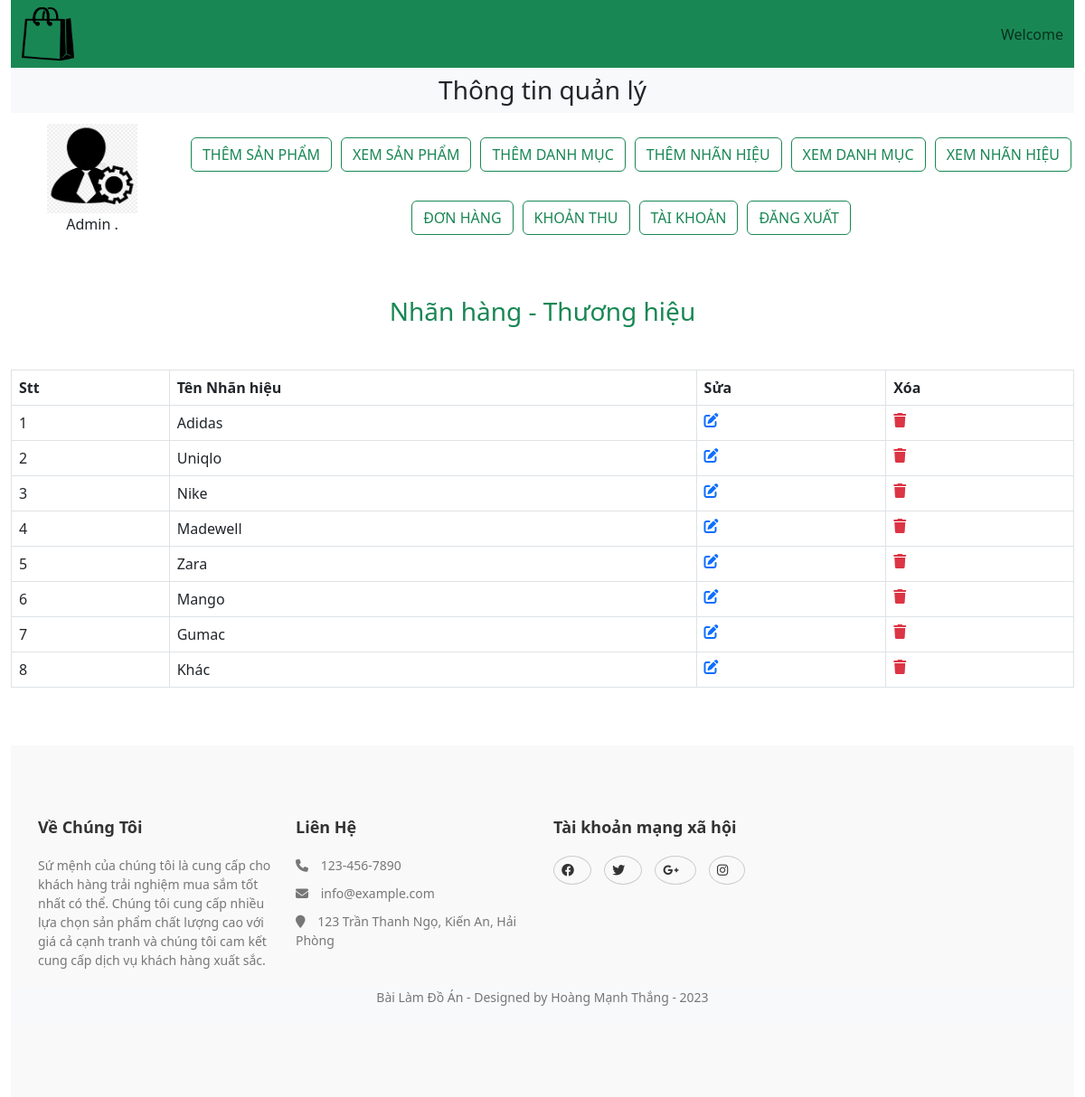
The app's page /admin/index.php?view_brand with its own data.
### tables this page shows
CREATE TABLE `brand` (
  `brand_id` int(11) NOT NULL,
  `brand_title` varchar(100) NOT NULL
);

### admin/view_brand.php (the view, shortened to what this page needs)
<h3 class="text-center text-success">Nhãn hàng - Thương hiệu</h3>
<table class="table table-bordered mt-5">
    <thead class="bg-success text-light">
        <tr>
            <th>Stt</th>
            <th>Tên Nhãn hiệu</th>
            <th>Sửa</th>
            <th>Xóa</th>
        </tr>
    </thead>
    <tbody>
        <?php
        $select_cart="Select * from `brand`";
        $result=mysqli_query($con,$select_cart);
        $number=0;
        while($row=mysqli_fetch_assoc($result)){
            $brand_id=$row['brand_id'];
            $brand_title=$row['brand_title'];
            $number++;
        ?>
        <tr>
            <td><?php echo $number ?></td>
            <td><?php echo $brand_title ?></td>
            <td><a href='index.php?edit_brand=<?php echo $brand_id?>' class=''><i class='fa-solid fa-pen-to-square'></i></a></td>
            <td><a href='index.php?delete_brand=<?php echo $brand_id?>'  type="button" class="text-danger" data-toggle="modal" data-target="#exampleModal"><i class='fa-solid fa-trash'></i></a></td>
        </tr>
        <?php
    }
    ?>
    </tbody>
</table>

### admin/style.css (style rules this page uses)
.text-center { display: flex; justify-content: center; align-items: center; flex-wrap: wrap; }
body { overflow: scroll; }

### records on screen
brand: brand_title "Adidas"
brand: brand_title "Uniqlo"
brand: brand_title "Nike"
brand: brand_title "Madewell"
brand: brand_title "Zara"
brand: brand_title "Mango"
brand: brand_title "Gumac"
brand: brand_title "Khác"
